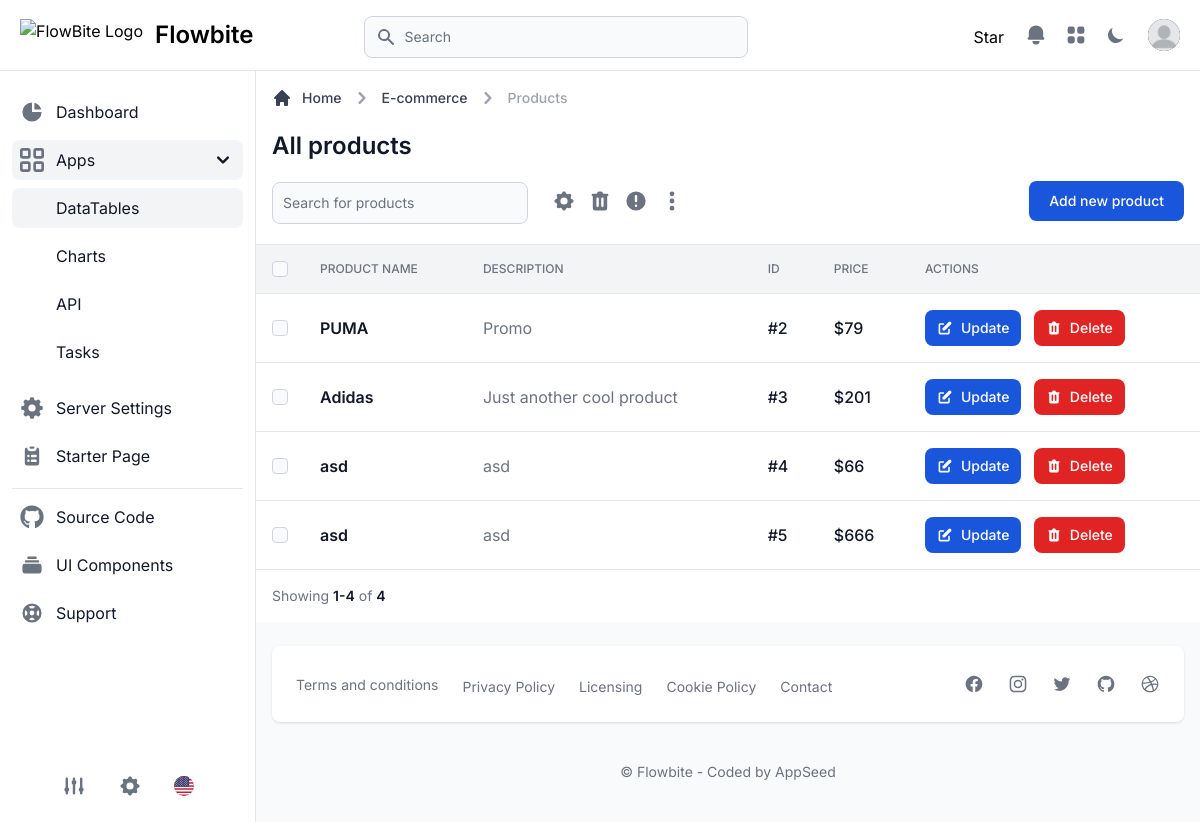
The page /tables/ on the database as committed earlier.
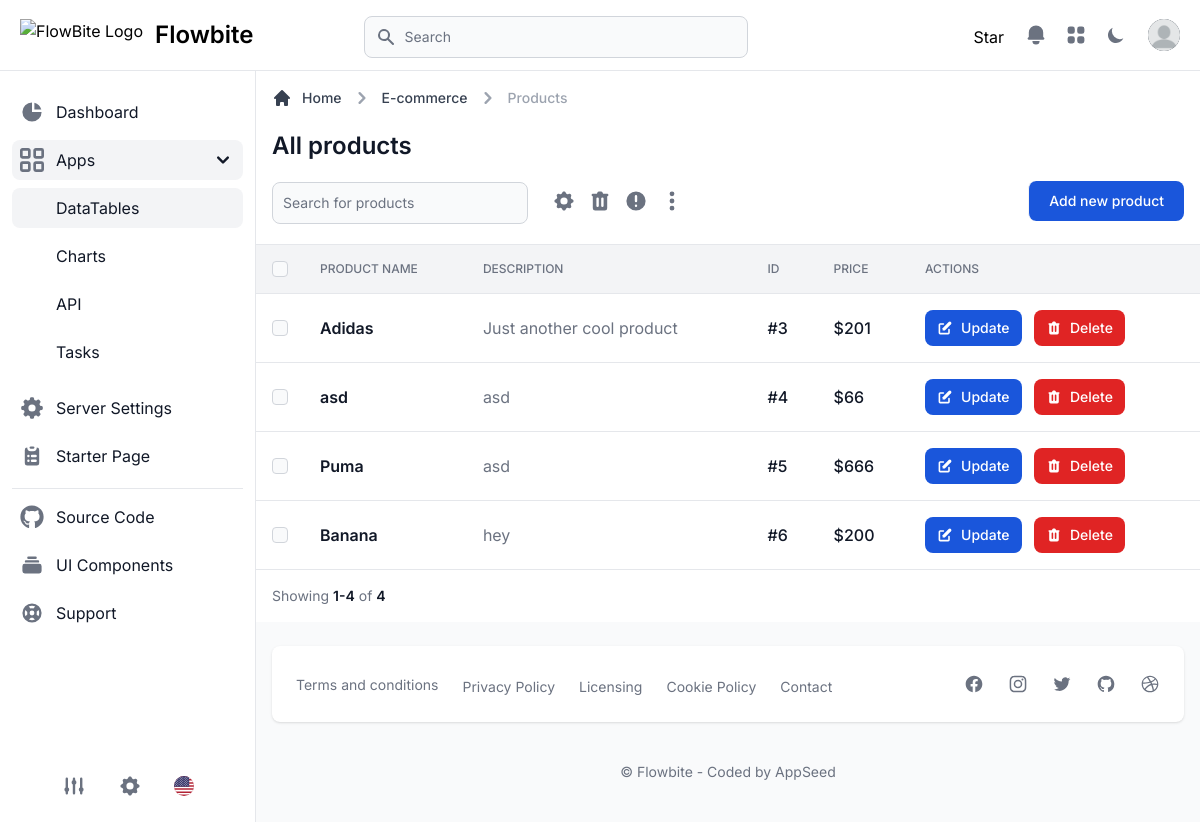
The same page on the database as committed later.
### apps/common/models.py (models this page shows, shortened)
class Product(models.Model):
    id    = models.AutoField(primary_key=True)
    name  = models.CharField(max_length = 100)
    info  = models.CharField(max_length = 100, default = '')
    price = models.IntegerField(blank=True, null=True)

### apps/tables/views.py (the view)
# urls.py: path("", views.datatables, name="datatables"),
def datatables(request):
  filters = product_filter(request)
  product_list = Product.objects.filter(**filters)
  form = ProductForm()
  page = request.GET.get('page', 1)
  paginator = Paginator(product_list, 5)
  products = paginator.page(page)
  if request.method == 'POST':
      form = ProductForm(request.POST)
      if form.is_valid():
          return post_request_handling(request, form)
  context = {
    'segment'  : 'datatables',
    'parent'   : 'apps',
    'form'     : form,
    'products' : products
  }
  return render(request, 'apps/datatables.html', context)

### templates/apps/datatables.html (shortened to what this page needs)
{% extends "layouts/base.html" %}
{% load static %}
{% block content %}
<main>
  <div
    class="p-4 bg-white block sm:flex items-center justify-between border-b border-gray-200 lg:mt-1.5 dark:bg-gray-800 dark:border-gray-700">
    <div class="w-full mb-1">
      <div class="mb-4">
        <nav class="flex mb-5" aria-label="Breadcrumb">
          <ol class="inline-flex items-center space-x-1 text-sm font-medium md:space-x-2">
            <li class="inline-flex items-center">
              <a href="#"
                class="inline-flex items-center text-gray-700 hover:text-primary-600 dark:text-gray-300 dark:hover:text-white">
                <svg class="w-5 h-5 mr-2.5" fill="currentColor" viewBox="0 0 20 20" xmlns="http://www.w3.org/2000/svg">
                  <path
                    d="M10.707 2.293a1 1 0 00-1.414 0l-7 7a1 1 0 001.414 1.414L4 10.414V17a1 1 0 001 1h2a1 1 0 001-1v-2a1 1 0 011-1h2a1 1 0 011 1v2a1 1 0 001 1h2a1 1 0 001-1v-6.586l.293.293a1 1 0 001.414-1.414l-7-7z">
                  </path>
                </svg>
                Home
              </a>
            </li>
            <li>
              <div class="flex items-center">
                <svg class="w-6 h-6 text-gray-400" fill="currentColor" viewBox="0 0 20 20"
                  xmlns="http://www.w3.org/2000/svg">
                  <path fill-rule="evenodd"
                    d="M7.293 14.707a1 1 0 010-1.414L10.586 10 7.293 6.707a1 1 0 011.414-1.414l4 4a1 1 0 010 1.414l-4 4a1 1 0 01-1.414 0z"
                    clip-rule="evenodd"></path>
                </svg>
                <a href="#"
                  class="ml-1 text-gray-700 hover:text-primary-600 md:ml-2 dark:text-gray-300 dark:hover:text-white">E-commerce</a>
              </div>
            </li>
            <li>
              <div class="flex items-center">
                <svg class="w-6 h-6 text-gray-400" fill="currentColor" viewBox="0 0 20 20"
                  xmlns="http://www.w3.org/2000/svg">
                  <path fill-rule="evenodd"
                    d="M7.293 14.707a1 1 0 010-1.414L10.586 10 7.293 6.707a1 1 0 011.414-1.414l4 4a1 1 0 010 1.414l-4 4a1 1 0 01-1.414 0z"
                    clip-rule="evenodd"></path>
                </svg>
                <span class="ml-1 text-gray-400 md:ml-2 dark:text-gray-500" aria-current="page">Products</span>
              </div>
            </li>
          </ol>
        </nav>
        <h1 class="text-xl font-semibold text-gray-900 sm:text-2xl dark:text-white">All products</h1>
      </div>
      <div class="items-center justify-between block sm:flex md:divide-x md:divide-gray-100 dark:divide-gray-700">
        <div class="flex items-center mb-4 sm:mb-0">
          <form class="sm:pr-3" method="GET">
            <div class="relative w-48 mt-1 sm:w-64 xl:w-96">
              <input type="text" name="search" id="products-search"
                class="bg-gray-50 border border-gray-300 text-gray-900 sm:text-sm rounded-lg focus:ring-primary-500 focus:border-primary-500 block w-full p-2.5 dark:bg-gray-700 dark:border-gray-600 dark:placeholder-gray-400 dark:text-white dark:focus:ring-primary-500 dark:focus:border-primary-500"
                placeholder="Search for products">
            </div>
          </form>
          <div class="flex items-center w-full sm:justify-end">
            <div class="flex pl-2 space-x-1">
              <a href="#"
                class="inline-flex justify-center p-1 text-gray-500 rounded cursor-pointer hover:text-gray-900 hover:bg-gray-100 dark:text-gray-400 dark:hover:bg-gray-700 dark:hover:text-white">
              </a>
              <a href="#"
                class="inline-flex justify-center p-1 text-gray-500 rounded cursor-pointer hover:text-gray-900 hover:bg-gray-100 dark:text-gray-400 dark:hover:bg-gray-700 dark:hover:text-white">
              </a>
              <a href="#"
                class="inline-flex justify-center p-1 text-gray-500 rounded cursor-pointer hover:text-gray-900 hover:bg-gray-100 dark:text-gray-400 dark:hover:bg-gray-700 dark:hover:text-white">
                <svg class="w-6 h-6" fill="currentColor" viewBox="0 0 20 20" xmlns="http://www.w3.org/2000/svg">
                  <path fill-rule="evenodd"
                    d="M18 10a8 8 0 11-16 0 8 8 0 0116 0zm-7 4a1 1 0 11-2 0 1 1 0 012 0zm-1-9a1 1 0 00-1 1v4a1 1 0 102 0V6a1 1 0 00-1-1z"
                    clip-rule="evenodd"></path>
                </svg>
              </a>
              <a href="#"
                class="inline-flex justify-center p-1 text-gray-500 rounded cursor-pointer hover:text-gray-900 hover:bg-gray-100 dark:text-gray-400 dark:hover:bg-gray-700 dark:hover:text-white">
                <svg class="w-6 h-6" fill="currentColor" viewBox="0 0 20 20" xmlns="http://www.w3.org/2000/svg">
                  <path
                    d="M10 6a2 2 0 110-4 2 2 0 010 4zM10 12a2 2 0 110-4 2 2 0 010 4zM10 18a2 2 0 110-4 2 2 0 010 4z">
                  </path>
                </svg>
              </a>
            </div>
          </div>
        </div>
        <button id="createProductButton"
          class="text-white bg-blue-700 hover:bg-blue-800 focus:ring-4 focus:ring-primary-300 font-medium rounded-lg text-sm px-5 py-2.5 dark:bg-blue-600 dark:hover:bg-blue-700 focus:outline-none dark:focus:ring-primary-800"
          type="button" data-drawer-target="drawer-create-product-default"
          data-drawer-show="drawer-create-product-default" aria-controls="drawer-create-product-default"
          data-drawer-placement="right">
          Add new product
        </button>
      </div>
    </div>
  </div>
  <div class="flex flex-col">
    <div class="overflow-x-auto">
      <div class="inline-block min-w-full align-middle">
        <div class="overflow-hidden shadow">
          <table class="min-w-full divide-y divide-gray-200 table-fixed dark:divide-gray-600">
            <thead class="bg-gray-100 dark:bg-gray-700">
              <tr>
                <th scope="col" class="p-4">
                  <div class="flex items-center">
                    <input id="checkbox-all" aria-describedby="checkbox-1" type="checkbox"
                      class="w-4 h-4 border-gray-300 rounded bg-gray-50 focus:ring-3 focus:ring-primary-300 dark:focus:ring-primary-600 dark:ring-offset-gray-800 dark:bg-gray-700 dark:border-gray-600">
                  </div>
                </th>
                <th scope="col" class="p-4 text-xs font-medium text-left text-gray-500 uppercase dark:text-gray-400">
                  Product Name
                </th>
                <th scope="col" class="p-4 text-xs font-medium text-left text-gray-500 uppercase dark:text-gray-400">
                  Description
                </th>
                <th scope="col" class="p-4 text-xs font-medium text-left text-gray-500 uppercase dark:text-gray-400">
                  ID
                </th>
                <th scope="col" class="p-4 text-xs font-medium text-left text-gray-500 uppercase dark:text-gray-400">
                  Price
                </th>
                <th scope="col" class="p-4 text-xs font-medium text-left text-gray-500 uppercase dark:text-gray-400">
                  Actions
                </th>
              </tr>
            </thead>
            <tbody class="bg-white divide-y divide-gray-200 dark:bg-gray-800 dark:divide-gray-700">
              {% for product in products %}
              <tr class="hover:bg-gray-100 dark:hover:bg-gray-700">
                <td class="w-4 p-4">
                  <div class="flex items-center">
                    <input id="checkbox-194556" aria-describedby="checkbox-1" type="checkbox"
                      class="w-4 h-4 border-gray-300 rounded bg-gray-50 focus:ring-3 focus:ring-primary-300 dark:focus:ring-primary-600 dark:ring-offset-gray-800 dark:bg-gray-700 dark:border-gray-600">
                  </div>
                </td>
                <td class="p-4 text-sm font-normal text-gray-500 whitespace-nowrap dark:text-gray-400">
                  <div class="text-base font-semibold text-gray-900 dark:text-white">{{ product.name }}</div>
                </td>
                <td
                  class="max-w-sm p-4 overflow-hidden text-base font-normal text-gray-500 truncate xl:max-w-xs dark:text-gray-400">
                  {{ product.info }}
                </td>
                <td class="p-4 text-base font-medium text-gray-900 whitespace-nowrap dark:text-white">
                  #{{ product.id }}</td>
                <td class="p-4 text-base font-medium text-gray-900 whitespace-nowrap dark:text-white">
                  ${{ product.price }}</td>
                <td class="p-4 space-x-2 whitespace-nowrap">
                  <button type="button" id="updateProductButton" data-drawer-target="drawer-update-product-default{{product.id}}"
                    data-drawer-show="drawer-update-product-default{{product.id}}" aria-controls="drawer-update-product-default{{product.id}}"
                    data-drawer-placement="right"
                    class="inline-flex items-center px-3 py-2 text-sm font-medium text-center text-white rounded-lg bg-blue-700 hover:bg-blue-800 focus:ring-4 focus:ring-primary-300 dark:bg-blue-600 dark:hover:bg-blue-700 dark:focus:ring-primary-800">
                    Update
                  </button>
                  <button type="button" id="deleteProductButton" data-drawer-target="drawer-delete-product-default{{product.id}}"
                    data-drawer-show="drawer-delete-product-default{{product.id}}" aria-controls="drawer-delete-product-default{{product.id}}"
                    data-drawer-placement="right"
                    class="inline-flex items-center px-3 py-2 text-sm font-medium text-center text-white bg-red-600 rounded-lg hover:bg-red-800 focus:ring-4 focus:ring-red-300 dark:focus:ring-red-900">
                    Delete
                  </button>
                </td>
              </tr>
              {% endfor %}
            </tbody>
          </table>
        </div>
      </div>
    </div>
  </div>
  <div
    class="sticky bottom-0 right-0 items-center w-full p-4 bg-white border-t border-gray-200 flex justify-between dark:bg-gray-800 dark:border-gray-700">
    <div class="flex items-center mb-4 sm:mb-0">
      <span class="text-sm font-normal text-gray-500 dark:text-gray-400">Showing <span
          class="font-semibold text-gray-900 dark:text-white">{{ products.start_index }}-{{ products.end_index }}</span> of <span
          class="font-semibold text-gray-900 dark:text-white">{{ products.paginator.count }}</span></span>
    </div>
  </div>
</main>
{% endblock content %}

Rows that differ between the two databases and show on the page:
removed Product: name "PUMA", info "Promo", id "2", price "79"
changed Product id 5: name "asd" → "Puma"
added Product: name "Banana", info "hey", id "6", price "200"
